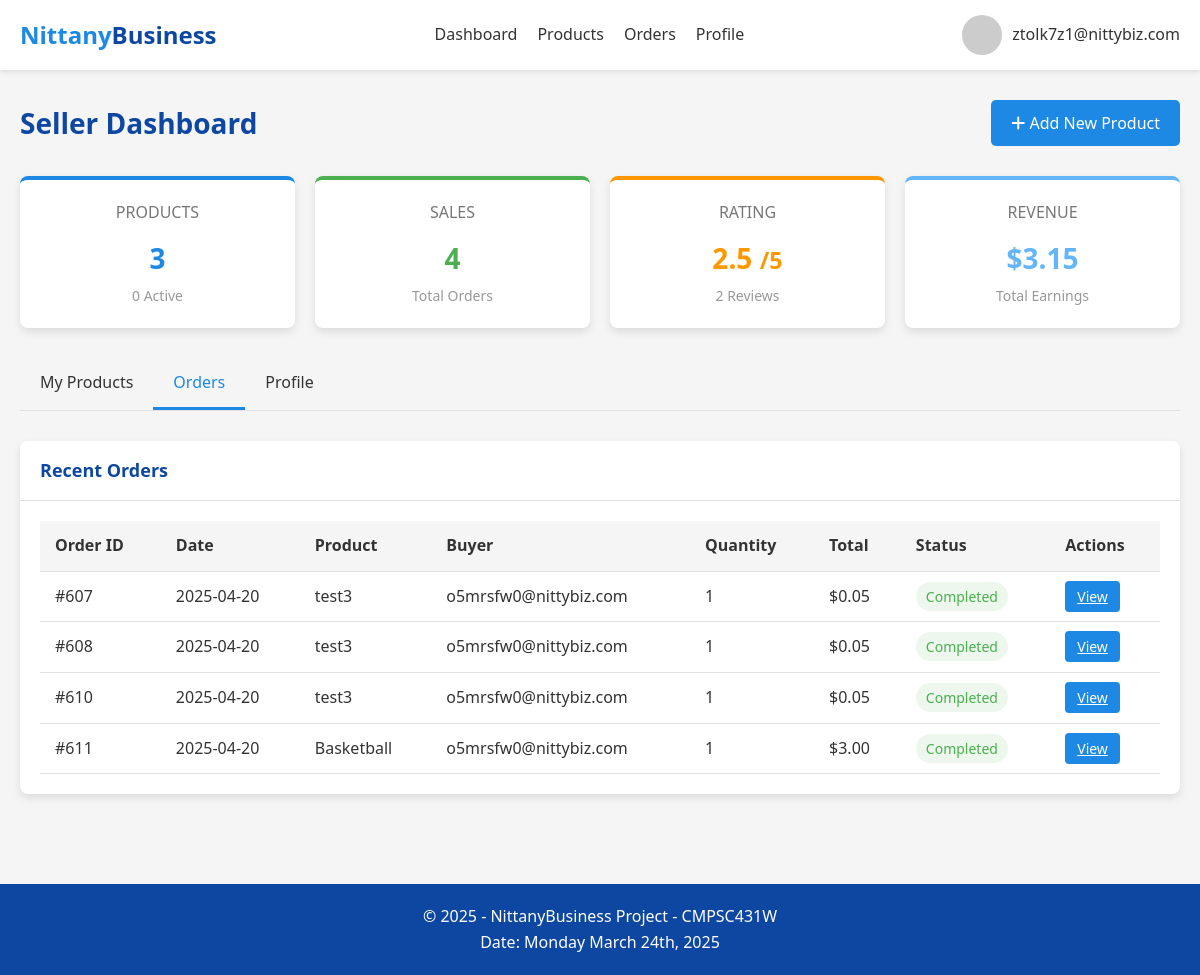
Screenshot of /seller_dashboard?tab=orders (signed in) with the database file from the repository.
### tables this page shows
CREATE TABLE Orders (
    order_id INTEGER PRIMARY KEY,
    seller_email TEXT NOT NULL,
    listing_id INTEGER NOT NULL,
    buyer_email TEXT NOT NULL,
    date TEXT NOT NULL,
    quantity INTEGER NOT NULL,
    payment REAL NOT NULL,
    FOREIGN KEY (seller_email, listing_id) REFERENCES Product_Listings(seller_email, listing_id),
    FOREIGN KEY (buyer_email) REFERENCES Buyer(email)
);

CREATE TABLE Product_Listings (
    seller_email TEXT,
    listing_id INTEGER,
    category TEXT NOT NULL,
    product_title TEXT NOT NULL,
    product_name TEXT NOT NULL,
    product_description TEXT,
    quantity INTEGER NOT NULL,
    product_price REAL NOT NULL,
    status TEXT NOT NULL,
    PRIMARY KEY (seller_email, listing_id),
    FOREIGN KEY (seller_email) REFERENCES Sellers(email),
    FOREIGN KEY (category) REFERENCES Categories(category_name)
);

### app.py (the view)
@app.route('/seller_dashboard')
def seller_dashboard():
    if 'user_email' not in session:
        return redirect(url_for('login'))
    if session['user_type'] != 'seller':
        return redirect(url_for('dashboard'))
    conn = get_db_connection()
    seller = conn.execute(
        'SELECT * FROM Sellers WHERE email = ?',
        (session['user_email'],)
    ).fetchone()
    address = None
    if seller and seller['business_address_id']:
        address = conn.execute(
            '''SELECT a.*, z.city, z.state
               FROM Address a
               JOIN Zipcode_Info z ON a.zipcode = z.zipcode
               WHERE a.address_id = ?''',
            (seller['business_address_id'],)
        ).fetchone()
    products = conn.execute(
        '''SELECT * FROM Product_Listings
           WHERE Seller_Email = ?
           ORDER BY Listing_ID DESC''',
        (session['user_email'],)
    ).fetchall()
    product_count = len(products)
    active_product_count = sum(1 for p in products if p['Status'] == 1)
    orders = conn.execute(
        '''SELECT o.*, pl.Product_Title, pl.Product_Description, pl.Product_Price, b.email as buyer_email
           FROM Orders o
           JOIN Product_Listings pl ON o.Listing_ID = pl.Listing_ID
           JOIN Buyer b ON o.Buyer_Email = b.email
           WHERE o.Seller_Email = ?
           ORDER BY o.Date DESC''',
        (session['user_email'],)
    ).fetchall()
    order_count = len(orders)
    total_revenue = sum(float(o['Product_Price']) * int(o['Quantity']) for o in orders)
    avg_rating_result = conn.execute(
        '''SELECT AVG(r.Rating) as avg_rating, COUNT(r.Rating) as review_count
           FROM Reviews r
           JOIN Orders o ON r.Order_ID = o.Order_ID
           WHERE o.Seller_Email = ?''',
        (session['user_email'],)
    ).fetchone()
    avg_rating = avg_rating_result['avg_rating'] if avg_rating_result and avg_rating_result['avg_rating'] is not None else None
    review_count = avg_rating_result['review_count'] if avg_rating_result else 0
    categories = conn.execute(
        'SELECT category_name FROM Categories ORDER BY category_name'
    ).fetchall()
    conn.close()
    active_tab = request.args.get('tab', 'products')
    return render_template(
        'seller_dashboard.html',
        user_email=session['user_email'],
        user_type=session['user_type'],
        seller=seller,
        address=address,
        products=products,
        orders=orders,
        categories=categories,
        product_count=product_count,
        active_product_count=active_product_count,
        order_count=order_count,
        total_revenue=total_revenue,
        avg_rating=avg_rating,
        review_count=review_count,
        active_tab=active_tab
    )

### app.py (called while the page is built)
def get_db_connection():
    conn = sqlite3.connect(app.config['DATABASE'])
    conn.row_factory = sqlite3.Row
    return conn

### templates/seller_dashboard.html (shortened to what this page needs)
<!DOCTYPE html>
<html lang="en">
<head>
    <link rel="stylesheet" href="https://cdnjs.cloudflare.com/ajax/libs/font-awesome/6.4.0/css/all.min.css">
</head>
<body>
    <header>
        <div class="container">
            <nav class="navbar">
                <a href="/" class="logo">Nittany<span>Business</span></a>
                <div class="nav-links">
                    <a href="/seller_dashboard">Dashboard</a>
                    <a href="/seller_dashboard?tab=products">Products</a>
                    <a href="/seller_dashboard?tab=orders">Orders</a>
                    <a href="/seller_dashboard?tab=profile">Profile</a>
                </div>
                <div class="user-menu">
                    <img src="/static/images/user-default.jpg" alt="User Avatar"
                        onerror="this.onerror=null;this.src='https://placehold.co/40x40/0d47a1/ffffff?text=User';">
                    <span>{{ user_email }}</span>
                </div>
            </nav>
        </div>
    </header>
    <main>
        <div class="container">
            <div class="dashboard-header">
                <h1>Seller Dashboard</h1>
                <button class="btn btn-primary add-product-btn" onclick="openAddProductModal()">
                    <i class="fas fa-plus"></i> Add New Product
                </button>
            </div>
            <div class="summary-grid">
                <div class="summary-card products">
                    <div class="title">PRODUCTS</div>
                    <div class="value">{{ product_count }}</div>
                    <div class="subtitle">{{ active_product_count }} Active</div>
                </div>
                <div class="summary-card sales">
                    <div class="title">SALES</div>
                    <div class="value">{{ order_count }}</div>
                    <div class="subtitle">Total Orders</div>
                </div>
                <div class="summary-card rating">
                    <div class="title">RATING</div>
                    <div class="value">
                        {{ "%.1f"|format(avg_rating) if avg_rating else "N/A" }}
                        {% if avg_rating %}
                        <small>/5</small>
                        {% endif %}
                    </div>
                    <div class="subtitle">{{ review_count }} Reviews</div>
                </div>
                <div class="summary-card revenue">
                    <div class="title">REVENUE</div>
                    <div class="value">${{ "%.2f"|format(total_revenue) }}</div>
                    <div class="subtitle">Total Earnings</div>
                </div>
            </div>
            <div class="tabs">
                <div class="tab {% if active_tab == 'products' %}active{% endif %}" data-tab="products">My Products
                </div>
                <div class="tab {% if active_tab == 'orders' %}active{% endif %}" data-tab="orders">Orders</div>
                <div class="tab {% if active_tab == 'profile' %}active{% endif %}" data-tab="profile">Profile</div>
            </div>
            <div class="tab-content {% if active_tab == 'orders' %}active{% endif %}" id="orders-content">
                <div class="card">
                    <div class="card-header">
                        <h2>Recent Orders</h2>
                    </div>
                    <div class="card-body">
                        {% if orders %}
                        <table class="order-table">
                            <thead>
                                <tr>
                                    <th>Order ID</th>
                                    <th>Date</th>
                                    <th>Product</th>
                                    <th>Buyer</th>
                                    <th>Quantity</th>
                                    <th>Total</th>
                                    <th>Status</th>
                                    <th>Actions</th>
                                </tr>
                            </thead>
                            <tbody>
                                {% for order in orders %}
                                <tr>
                                    <td>#{{ order.Order_ID }}</td>
                                    <td>{{ order.Date }}</td>
                                    <td>{{ order.Product_Title }}</td>
                                    <td>{{ order.buyer_email }}</td>
                                    <td>{{ order.Quantity }}</td>
                                    <td>${{ "%.2f"|format(order.Product_Price * order.Quantity) }}</td>
                                    <td>
                                        {% if order.Payment > 0 %}
                                        <span class="order-status status-completed">Completed</span>
                                        {% else %}
                                        <span class="order-status status-pending">Pending</span>
                                        {% endif %}
                                    </td>
                                    <td>
                                        <a href="/order/{{ order.Order_ID }}" class="action-btn view-btn">View</a>
                                    </td>
                                </tr>
                                {% endfor %}
                            </tbody>
                        </table>
                        {% endif %}
                    </div>
                </div>
            </div>
        </div>
    </main>
    <footer>
        <div class="container">
            <p>&copy; 2025 - NittanyBusiness Project - CMPSC431W</p>
            <p>Date: Monday March 24th, 2025</p>
        </div>
    </footer>
</body>
</html>

### templates/seller_dashboard.html (style rules this page uses)
:root { --primary-color: #1e88e5; --secondary-color: #0d47a1; --accent-color: #64b5f6; --success-color: #4caf50; --warning-color: #ff9800; --danger-color: #f44336; --text-color: #333; --light-bg: #f5f5f5; --card-shadow: 0 4px 8px rgba(0, 0, 0, 0.1); --hover-transition: all 0.3s ease; --border-color: #e0e0e0; }
* { margin: 0; padding: 0; box-sizing: border-box; font-family: 'Segoe UI', Tahoma, Geneva, Verdana, sans-serif; }
body { background-color: var(--light-bg); color: var(--text-color); line-height: 1.6; min-height: 100vh; display: flex; flex-direction: column; }
.container { max-width: 1200px; margin: 0 auto; padding: 0 20px; }
header { background-color: white; box-shadow: 0 2px 5px rgba(0, 0, 0, 0.1); position: sticky; top: 0; z-index: 100; }
.navbar { display: flex; justify-content: space-between; align-items: center; padding: 15px 0; }
.logo { font-size: 24px; font-weight: bold; color: var(--primary-color); text-decoration: none; }
.logo span { color: var(--secondary-color); }
.nav-links { display: flex; gap: 20px; }
.nav-links a { color: var(--text-color); text-decoration: none; font-weight: 500; transition: var(--hover-transition); }
.user-menu { position: relative; display: flex; align-items: center; cursor: pointer; }
.user-menu img { width: 40px; height: 40px; border-radius: 50%; margin-right: 10px; }
main { flex: 1; padding: 30px 0; }
.dashboard-header { display: flex; justify-content: space-between; align-items: center; margin-bottom: 30px; }
.dashboard-header h1 { font-size: 28px; color: var(--secondary-color); }
.tabs { display: flex; border-bottom: 1px solid var(--border-color); margin-bottom: 30px; }
.tab { padding: 12px 20px; cursor: pointer; border-bottom: 3px solid transparent; font-weight: 500; transition: var(--hover-transition); }
.tab.active { border-bottom-color: var(--primary-color); color: var(--primary-color); }
.tab-content { display: none; }
.tab-content.active { display: block; }
.card { background-color: white; border-radius: 8px; box-shadow: var(--card-shadow); margin-bottom: 20px; overflow: hidden; }
.card-header { padding: 15px 20px; border-bottom: 1px solid var(--border-color); display: flex; justify-content: space-between; align-items: center; }
.card-header h2 { font-size: 18px; color: var(--secondary-color); }
.card-body { padding: 20px; }
.summary-grid { display: grid; grid-template-columns: repeat(auto-fit, minmax(250px, 1fr)); gap: 20px; margin-bottom: 30px; }
.summary-card { background-color: white; border-radius: 8px; box-shadow: var(--card-shadow); padding: 20px; text-align: center; border-top: 4px solid var(--primary-color); }
.summary-card .title { font-size: 16px; color: #777; margin-bottom: 10px; }
.summary-card .value { font-size: 28px; font-weight: 700; color: var(--primary-color); margin-bottom: 5px; }
.summary-card .subtitle { font-size: 14px; color: #999; }
.summary-card.sales { border-top-color: var(--success-color); }
.summary-card.sales .value { color: var(--success-color); }
.summary-card.rating { border-top-color: var(--warning-color); }
.summary-card.rating .value { color: var(--warning-color); }
.summary-card.revenue { border-top-color: var(--accent-color); }
.summary-card.revenue .value { color: var(--accent-color); }
.action-btn { padding: 6px 12px; border-radius: 4px; font-size: 14px; font-weight: 500; cursor: pointer; transition: var(--hover-transition); border: none; color: white; margin-right: 5px; }
.order-table { width: 100%; border-collapse: collapse; }
.order-table th, .order-table td { padding: 12px 15px; text-align: left; border-bottom: 1px solid var(--border-color); }
.order-table th { background-color: var(--light-bg); font-weight: 600; }
.order-status { padding: 5px 10px; border-radius: 20px; font-size: 14px; font-weight: 500; }
.status-completed { background-color: rgba(76, 175, 80, 0.1); color: var(--success-color); }
.view-btn { background-color: var(--primary-color); }
.btn { padding: 12px 20px; border-radius: 5px; font-weight: 500; cursor: pointer; transition: var(--hover-transition); text-decoration: none; display: inline-block; font-size: 16px; }
.btn-primary { background-color: var(--primary-color); color: white; border: none; }
footer { background-color: var(--secondary-color); color: white; padding: 20px 0; text-align: center; margin-top: 40px; }

### rows the page displays
Orders: Order_ID "607", Date "2025-04-20", Product_Title "test3", buyer_email "o5mrsfw0@nittybiz.com", Quantity "1", payment "Completed"
Product_Listings: order.Product_Price*order.Quantity "0.05"
Orders: Order_ID "608", Date "2025-04-20", Product_Title "test3", buyer_email "o5mrsfw0@nittybiz.com", Quantity "1", payment "Completed"
Orders: Order_ID "610", Date "2025-04-20", Product_Title "test3", buyer_email "o5mrsfw0@nittybiz.com", Quantity "1", payment "Completed"
Orders: Order_ID "611", Date "2025-04-20", Product_Title "Basketball", buyer_email "o5mrsfw0@nittybiz.com", Quantity "1", payment "Completed"
Product_Listings: order.Product_Price*order.Quantity "3.00"

### other values shown
{{ user_email }} "ztolk7z1@nittybiz.com"
{{ product_count }} "3"
{{ active_product_count }} "0"
{{ order_count }} "4"
{{ "%.1f"|format(avg_rating) if avg_rating else "N/A" }} "2.5"
{{ review_count }} "2"
{{ "%.2f"|format(total_revenue) }} "3.15"
